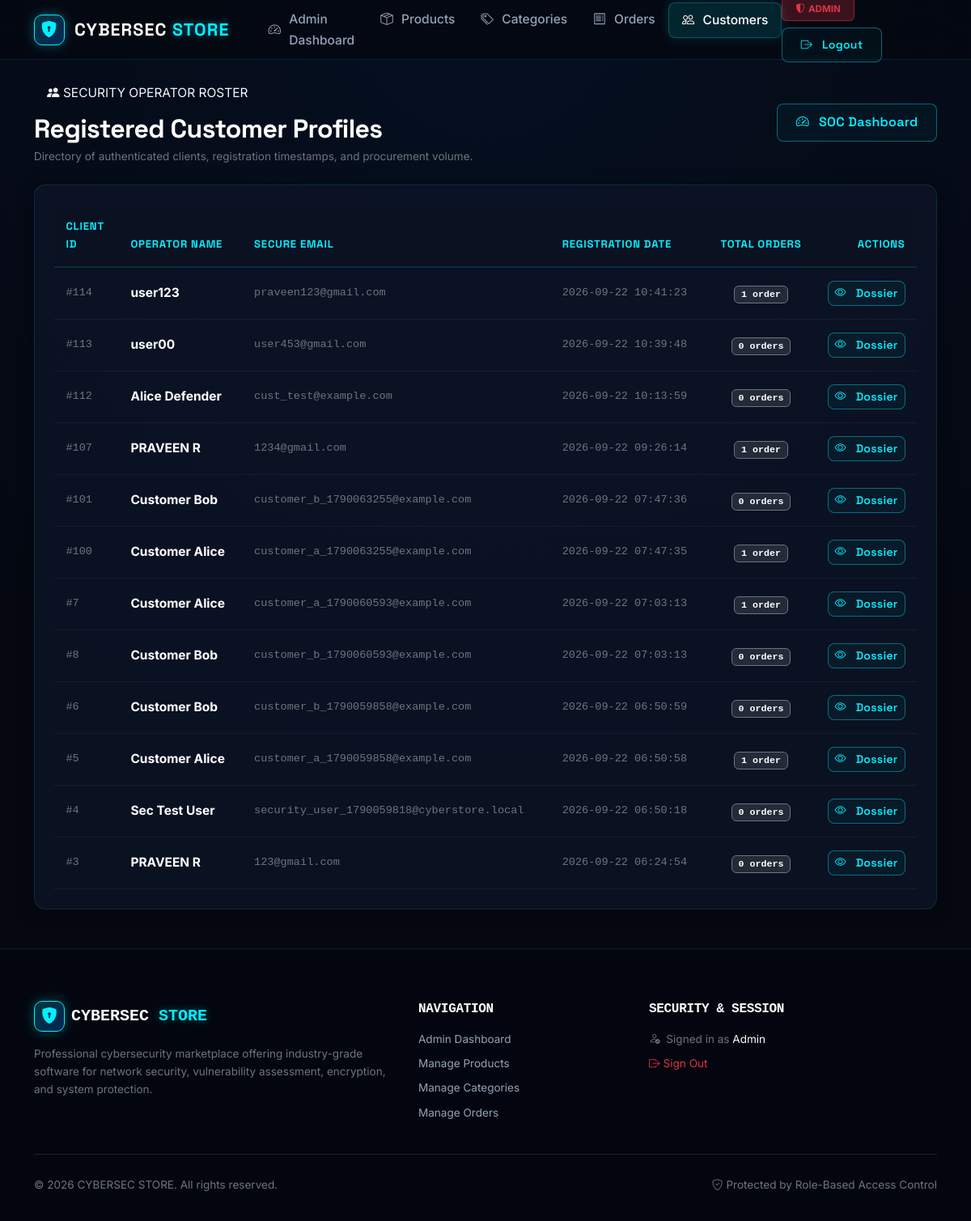
Screenshot of /admin/customers (signed in) with the database file from the repository.
### tables this page shows
CREATE TABLE users (
            id         INTEGER PRIMARY KEY AUTOINCREMENT,
            name       TEXT    NOT NULL,
            email      TEXT    UNIQUE NOT NULL,
            password   TEXT    NOT NULL,
            role       TEXT    NOT NULL DEFAULT 'customer',
            created_at TIMESTAMP DEFAULT CURRENT_TIMESTAMP
        );

### admin.py (the view)
@admin_bp.route("/customers")
@admin_required
def customers():
    conn = get_db_connection()
    customer_list = conn.execute("""
        SELECT u.id, u.name, u.email, u.created_at,
               COUNT(o.id) AS order_count
        FROM users u
        LEFT JOIN orders o ON o.user_id = u.id
        WHERE u.role = 'customer'
        GROUP BY u.id
        ORDER BY u.created_at DESC
    """).fetchall()
    conn.close()
    return render_template("admin/customers.html", customers=customer_list)

### app.py (called while the page is built)
@app.context_processor
def inject_current_user():
    return {"current_user": get_current_user()}

@app.after_request
def set_security_headers(response):
    response.headers['X-Content-Type-Options'] = 'nosniff'
    response.headers['X-Frame-Options'] = 'DENY'
    response.headers['Referrer-Policy'] = 'strict-origin-when-cross-origin'
    response.headers['Content-Security-Policy'] = (
        "default-src 'self'; "
        "script-src 'self' https://cdn.jsdelivr.net; "
        "style-src 'self' 'unsafe-inline' https://cdn.jsdelivr.net https://fonts.googleapis.com; "
        "font-src 'self' https://cdn.jsdelivr.net https://fonts.gstatic.com; "
        "img-src 'self' data:; "
        "connect-src 'self'; "
        "frame-ancestors 'none';"
    )
    return response

### auth.py (called while the page is built)
def admin_required(f):
    @wraps(f)
    def decorated_function(*args, **kwargs):
        if "user_id" not in session:
            flash("Please log in to access that page.", "warning")
            return redirect(url_for("auth.login", next=request.path))
        if session.get("role") != "admin":
            abort(403)
        return f(*args, **kwargs)
    return decorated_function

def get_current_user():
    if "user_id" not in session:
        return None
    conn = get_db_connection()
    user = conn.execute(
        "SELECT id, name, email, role FROM users WHERE id = ?",
        (session["user_id"],)
    ).fetchone()
    conn.close()
    return user

### cart.py (called while the page is built)
def _get_cart():
    if "cart" not in session:
        session["cart"] = {}
    return session["cart"]

def _cart_item_count():
    return sum(_get_cart().values())

@cart_bp.app_context_processor
def inject_cart_count():
    try:
        count = _cart_item_count()
    except Exception:
        count = 0
    return {"cart_item_count": count}

### database.py (called while the page is built)
def get_db_connection():
    conn = sqlite3.connect(DATABASE_PATH)
    conn.row_factory = sqlite3.Row          # Access columns by name
    conn.execute("PRAGMA foreign_keys = ON;")  # Enforce foreign key constraints
    return conn

### templates/admin/customers.html (shortened to what this page needs)
{% extends 'base.html' %}
{% block content %}
<div class="container py-4 position-relative z-2">
  <div class="d-flex flex-wrap justify-content-between align-items-center gap-3 mb-4">
    <div>
      <div class="hero-pill-badge mb-2 py-1 px-3">
        <i class="bi bi-people-fill"></i>
        <span>SECURITY OPERATOR ROSTER</span>
      </div>
      <h1 class="h2 fw-bold text-white mb-1">Registered Customer Profiles</h1>
      <p class="text-secondary small mb-0">Directory of authenticated clients, registration timestamps, and procurement volume.</p>
    </div>
    <a href="{{ url_for('admin.dashboard') }}" class="btn btn-outline-cs" id="customersBackDash">
      <i class="bi bi-speedometer2 me-1"></i>SOC Dashboard
    </a>
  </div>
  {% if customers %}
  <div class="cs-glass-card p-3 p-md-4 mb-4">
    <div class="table-responsive">
      <table class="table align-middle mb-0" id="customersTable">
        <thead>
          <tr>
            <th style="width: 80px;">Client ID</th>
            <th>Operator Name</th>
            <th>Secure Email</th>
            <th>Registration Date</th>
            <th class="text-center">Total Orders</th>
            <th style="width: 120px;" class="text-end">Actions</th>
          </tr>
        </thead>
        <tbody>
          {% for c in customers %}
          <tr id="customerRow{{ c.id }}">
            <td class="font-monospace text-secondary small">#{{ c.id }}</td>
            <td class="text-white fw-bold">{{ c.name }}</td>
            <td class="font-monospace text-secondary small">{{ c.email }}</td>
            <td class="font-monospace text-secondary small">{{ c.created_at }}</td>
            <td class="text-center">
              <span class="badge bg-secondary bg-opacity-25 border border-secondary text-cs-accent font-monospace px-2 py-1">
                {{ c.order_count }} order{{ 's' if c.order_count != 1 else '' }}
              </span>
            </td>
            <td class="text-end">
              <a href="{{ url_for('admin.customer_detail', user_id=c.id) }}"
                 class="btn btn-outline-cs btn-sm py-1 px-2" id="viewCustomer{{ c.id }}" title="View Profile Dossier">
                <i class="bi bi-eye me-1"></i>Dossier
              </a>
            </td>
          </tr>
          {% endfor %}
        </tbody>
      </table>
    </div>
  </div>
  {% else %}
  <div class="cs-glass-card p-5 text-center my-4">
    <div class="text-cs-accent fs-1 mb-3"><i class="bi bi-people"></i></div>
    <h3 class="text-white fw-bold">No Registered Customers</h3>
    <p class="text-secondary mb-0">No client accounts found in the database.</p>
  </div>
  {% endif %}
</div>
{% endblock %}

### templates/base.html (shortened to what this page needs)
<!DOCTYPE html>
<html lang="en">
<head>
    <link
        rel="stylesheet"
        href="https://cdn.jsdelivr.net/npm/bootstrap@5.3.3/dist/css/bootstrap.min.css"
    />
    <link
        rel="stylesheet"
        href="https://cdn.jsdelivr.net/npm/bootstrap-icons@1.11.3/font/bootstrap-icons.min.css"
    />
    <link rel="stylesheet" href="{{ url_for('static', filename='css/style.css') }}" />
</head>
<body>
    <nav class="navbar navbar-expand-lg navbar-dark cs-navbar sticky-top" id="mainNavbar">
        <div class="container">
            <a class="navbar-brand cs-brand" href="{% if not current_user %}{{ url_for('index') }}{% elif current_user['role'] == 'admin' %}{{ url_for('admin.dashboard') }}{% else %}{{ url_for('dashboard') }}{% endif %}" id="brandLink">
                <span class="brand-icon"><i class="bi bi-shield-lock-fill"></i></span>
                <span class="brand-text">
                    CYBERSEC <span class="brand-accent">STORE</span>
                </span>
            </a>
            <div class="collapse navbar-collapse" id="navbarMain">
                <ul class="navbar-nav me-auto mb-2 mb-lg-0 ms-lg-3">
                    {% if not current_user %}
                        <li class="nav-item">
                            <a class="nav-link {% if request.endpoint == 'index' %}active{% endif %}"
                               href="{{ url_for('index') }}" id="navHome">
                                <i class="bi bi-house-door me-1"></i>Home
                            </a>
                        </li>
                        <li class="nav-item">
                            <a class="nav-link {% if request.endpoint == 'store.product_list' %}active{% endif %}"
                               href="{{ url_for('store.product_list') }}" id="navProducts">
                                <i class="bi bi-grid-fill me-1"></i>Products
                            </a>
                        </li>
                    {% elif current_user['role'] == 'admin' %}
                        <li class="nav-item">
                            <a class="nav-link {% if request.endpoint == 'admin.dashboard' %}active{% endif %}"
                               href="{{ url_for('admin.dashboard') }}" id="adminDashboard">
                                <i class="bi bi-speedometer2 me-1"></i>Admin Dashboard
                            </a>
                        </li>
                        <li class="nav-item">
                            <a class="nav-link {% if request.endpoint in ['admin.products', 'admin.product_add', 'admin.product_edit'] %}active{% endif %}"
                               href="{{ url_for('admin.products') }}" id="adminProducts">
                                <i class="bi bi-box-seam me-1"></i>Products
                            </a>
                        </li>
                        <li class="nav-item">
                            <a class="nav-link {% if request.endpoint in ['admin.categories', 'admin.category_add', 'admin.category_edit'] %}active{% endif %}"
                               href="{{ url_for('admin.categories') }}" id="adminCategories">
                                <i class="bi bi-tags me-1"></i>Categories
                            </a>
                        </li>
                        <li class="nav-item">
                            <a class="nav-link {% if request.endpoint in ['admin.orders', 'admin.order_detail'] %}active{% endif %}"
                               href="{{ url_for('admin.orders') }}" id="adminOrders">
                                <i class="bi bi-receipt me-1"></i>Orders
                            </a>
                        </li>
                        <li class="nav-item">
                            <a class="nav-link {% if request.endpoint in ['admin.customers', 'admin.customer_detail'] %}active{% endif %}"
                               href="{{ url_for('admin.customers') }}" id="adminCustomers">
                                <i class="bi bi-people me-1"></i>Customers
                            </a>
                        </li>
                    {% endif %}
                </ul>
                <div class="d-flex gap-2 align-items-center flex-wrap mt-3 mt-lg-0">
                    {% if current_user %}
                        {% if current_user['role'] == 'admin' %}
                            <span class="badge bg-danger bg-opacity-25 text-danger border border-danger border-opacity-50 px-3 py-2 me-1">
                                <i class="bi bi-shield-shaded me-1"></i>ADMIN
                            </span>
                        {% else %}
                            <span class="text-light fw-medium px-2 py-1 rounded d-inline-flex align-items-center" style="background: rgba(255,255,255,0.05);">
                                <i class="bi bi-person-circle me-1 text-cs-accent"></i>{{ current_user['name'] }}
                            </span>
                        {% endif %}
                        <a href="{{ url_for('auth.logout') }}" class="btn btn-outline-cs btn-sm" id="navLogout">
                            <i class="bi bi-box-arrow-right me-1"></i>Logout
                        </a>
                    {% endif %}
                </div>
            </div>
        </div>
    </nav>
    <main class="main-content">
        {% block content %}{% endblock %}
    </main>
    <footer class="cs-footer">
        <div class="container">
            <div class="row gy-4">
                <div class="col-lg-5 col-md-6">
                    <div class="d-flex align-items-center gap-2 mb-3">
                        <span class="brand-icon"><i class="bi bi-shield-lock-fill"></i></span>
                        <span class="fw-bold fs-5 font-monospace text-white">CYBERSEC <span class="brand-accent">STORE</span></span>
                    </div>
                    <p class="text-secondary small mb-3">
                        Professional cybersecurity marketplace offering industry-grade software for network security, vulnerability assessment, encryption, and system protection.
                    </p>
                </div>
                <div class="col-lg-3 col-md-3 col-6">
                    <h6 class="text-white text-uppercase font-monospace mb-3">Navigation</h6>
                    <ul class="list-unstyled small">
                        {% if not current_user %}
                            <li class="mb-2"><a href="{{ url_for('index') }}" class="text-decoration-none">Home</a></li>
                            <li class="mb-2"><a href="{{ url_for('store.product_list') }}" class="text-decoration-none">Security Tools</a></li>
                            <li class="mb-2"><a href="{{ url_for('auth.login') }}" class="text-decoration-none">Sign In</a></li>
                            <li class="mb-2"><a href="{{ url_for('auth.register') }}" class="text-decoration-none">Register</a></li>
                        {% elif current_user['role'] == 'admin' %}
                            <li class="mb-2"><a href="{{ url_for('admin.dashboard') }}" class="text-decoration-none">Admin Dashboard</a></li>
                            <li class="mb-2"><a href="{{ url_for('admin.products') }}" class="text-decoration-none">Manage Products</a></li>
                            <li class="mb-2"><a href="{{ url_for('admin.categories') }}" class="text-decoration-none">Manage Categories</a></li>
                            <li class="mb-2"><a href="{{ url_for('admin.orders') }}" class="text-decoration-none">Manage Orders</a></li>
                        {% endif %}
                    </ul>
                </div>
                <div class="col-lg-4 col-md-3 col-6">
                    <h6 class="text-white text-uppercase font-monospace mb-3">Security & Session</h6>
                    <ul class="list-unstyled small">
                        {% if current_user %}
                            <li class="mb-2 text-secondary">
                                <i class="bi bi-person-check text-cs-accent me-1"></i>
                                Signed in as <span class="text-light">{{ current_user['name'] }}</span>
                            </li>
                            <li class="mb-2"><a href="{{ url_for('auth.logout') }}" class="text-decoration-none text-danger"><i class="bi bi-box-arrow-right me-1"></i>Sign Out</a></li>
                        {% else %}
                            <li class="mb-2"><a href="{{ url_for('auth.login') }}" class="text-decoration-none">Sign In</a></li>
                            <li class="mb-2"><a href="{{ url_for('auth.register') }}" class="text-decoration-none">Create Account</a></li>
                        {% endif %}
                    </ul>
                </div>
            </div>
            <hr class="border-secondary opacity-25 my-4">
            <div class="row align-items-center">
                <div class="col-md-6 text-center text-md-start mb-2 mb-md-0">
                    <p class="text-secondary small mb-0">
                        &copy; 2026 CYBERSEC STORE. All rights reserved.
                    </p>
                </div>
                <div class="col-md-6 text-center text-md-end">
                    <span class="text-secondary small">
                        <i class="bi bi-shield-check text-cs-accent me-1"></i>Protected by Role-Based Access Control
                    </span>
                </div>
            </div>
        </div>
    </footer>
</body>
</html>

### rows the page displays
users: id "114", name "user123", email "praveen123@gmail.com", created_at "2026-09-22 10:41:23", order_count "1"
users: id "113", name "user00", email "user453@gmail.com", created_at "2026-09-22 10:39:48", order_count "0", order_count "s"
users: id "112", name "Alice Defender", email "cust_test@example.com", created_at "2026-09-22 10:13:59", order_count "0", order_count "s"
users: id "107", name "PRAVEEN R", email "1234@gmail.com", created_at "2026-09-22 09:26:14", order_count "1"
users: id "101", name "Customer Bob", email "customer_b_1790063255@example.com", created_at "2026-09-22 07:47:36", order_count "0", order_count "s"
users: id "100", name "Customer Alice", email "customer_a_1790063255@example.com", created_at "2026-09-22 07:47:35", order_count "1"
users: id "7", name "Customer Alice", email "customer_a_1790060593@example.com", created_at "2026-09-22 07:03:13", order_count "1"
users: id "8", name "Customer Bob", email "customer_b_1790060593@example.com", created_at "2026-09-22 07:03:13", order_count "0", order_count "s"
users: id "6", name "Customer Bob", email "customer_b_1790059858@example.com", created_at "2026-09-22 06:50:59", order_count "0", order_count "s"
users: id "5", name "Customer Alice", email "customer_a_1790059858@example.com", created_at "2026-09-22 06:50:58", order_count "1"
users: id "4", name "Sec Test User", email "security_user_1790059818@cyberstore.local", created_at "2026-09-22 06:50:18", order_count "0", order_count "s"
users: id "3", name "PRAVEEN R", email "123@gmail.com", created_at "2026-09-22 06:24:54", order_count "0", order_count "s"
users: name "Admin"
